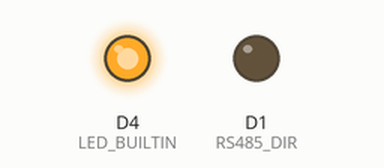
Bench run of a program on a simulated ESP8266 (NodeMCU). On the bench: output pins drawn as LEDs (lit = HIGH, except the on-board LED, lit = LOW). WiFi joins after 1.5 s; servers stay silent unless stated; uploads are accepted with an empty reply.

Above: at 8.4 s.
Timing chart, 0 to 19.4 s (numbered marks = the images above):
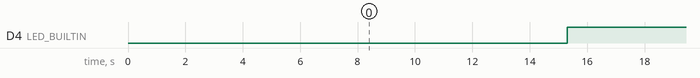

Measured:
- by itself, D4 (LED_BUILTIN): alternates HIGH for 12.8 s and LOW for 1.0 s

The program:

main.cpp
```cpp
#include <Arduino.h>
#include <ESP8266WiFi.h>
#include <ESP8266HTTPClient.h>
#include <modbus.h>
#include "secrets.h"


const char* ssid = WIFI_SSID;
const char* password = WIFI_PASS;
String url = "http://192.168.1.58:5000/test";

void setup() {
  pinMode(LED_BUILTIN, OUTPUT);

  WiFi.begin(ssid, password);
  while (WiFi.status() != WL_CONNECTED) {
    delay(500);
  }
  innitModbus();
}

void loop() {
  if (WiFi.status() == WL_CONNECTED) {

    WiFiClient client;
    HTTPClient http;

    http.begin(client, url);
    http.addHeader("Content-Type", "application/json");
    String json = readJKBMS();

    int httpCode = http.POST(json);

    if (httpCode > 0) {
      String response = http.getString();
    }

    http.end();
  }

  digitalWrite(LED_BUILTIN, LOW);
  delay(1000);
  digitalWrite(LED_BUILTIN, HIGH);
}
```

modbus.cpp
```cpp
#include <ModbusMaster.h>
#include <Arduino.h>
#include <ArduinoJson.h>


#define RS485_DIR D1

ModbusMaster node;

void preTransmission()  { digitalWrite(RS485_DIR, HIGH); }
void postTransmission() { digitalWrite(RS485_DIR, LOW);  }


// ---------- U_WORD (16 bits sin signo)
uint16_t readUWORD(uint16_t reg) {
  uint8_t rc = node.readHoldingRegisters(reg, 1);
  if (rc != node.ku8MBSuccess) {
    return 0;
  }
  return node.getResponseBuffer(0);
}

// ---------- U_DWORD (32 bits sin signo)
uint32_t readUDWORD(uint16_t reg) {
  uint8_t rc = node.readHoldingRegisters(reg, 2);
  if (rc != node.ku8MBSuccess) {
    return 0;
  }

  uint16_t high = node.getResponseBuffer(0);
  uint16_t low  = node.getResponseBuffer(1);

  return ((uint32_t)high << 16) | low;
}

// ---------- S_DWORD (32 bits con signo)
int32_t readSDWORD(uint16_t reg) {
  uint8_t rc = node.readHoldingRegisters(reg, 2);
  if (rc != node.ku8MBSuccess) {
    return 0;
  }

  uint16_t high = node.getResponseBuffer(0);
  uint16_t low  = node.getResponseBuffer(1);

  return ((int32_t)high << 16) | low;
}

// ---------- S_WORD (16 bits con signo)
int16_t readSWORD(uint16_t reg) {

  uint8_t rc = node.readHoldingRegisters(reg, 1);
  if (rc != node.ku8MBSuccess) {
    return 0;
  }

  return (int16_t)node.getResponseBuffer(0);
}

void innitModbus(){

  pinMode(RS485_DIR, OUTPUT);
  digitalWrite(RS485_DIR, LOW);

  Serial.begin(115200, SERIAL_8N1);

  node.begin(1, Serial);
  node.preTransmission(preTransmission);
  node.postTransmission(postTransmission);

}

String readJKBMS(){

	uint16_t batteryAuxP = readUWORD(0x12A6);
  delay(100);

  uint32_t batteryAuxV = readUDWORD(0x1290);
  delay(100);

  int32_t batteryAuxA = readSDWORD(0x1298);
  delay(100);

  int16_t BatTempAux1 = readSWORD(0x129C);
  delay(100);

  int16_t BatTempAux2 = readSWORD(0x129E);
  delay(100);

  int16_t BatTempAux = readSWORD(0x128A);
	delay(100);

  JsonDocument doc;
  String output;

	doc["batteryAuxP"] = batteryAuxP;
	doc["batteryAuxV"] = batteryAuxV * 0.001f;
	doc["batteryAuxA"] = batteryAuxA  * 0.001f;
	doc["BatTempAux1"] = BatTempAux1 * 0.1f;
	doc["BatTempAux2"] = BatTempAux2 * 0.1f;
	doc["BatTempAux"] = BatTempAux * 0.1f;

  serializeJson(doc, output);

  return output;
}
```

modbus.h
```cpp
#pragma once

#include <Arduino.h>

void innitModbus();
String readJKBMS();
```

secrets.h
```cpp
#pragma once

#define WIFI_SSID ""
#define WIFI_PASS ""
```
